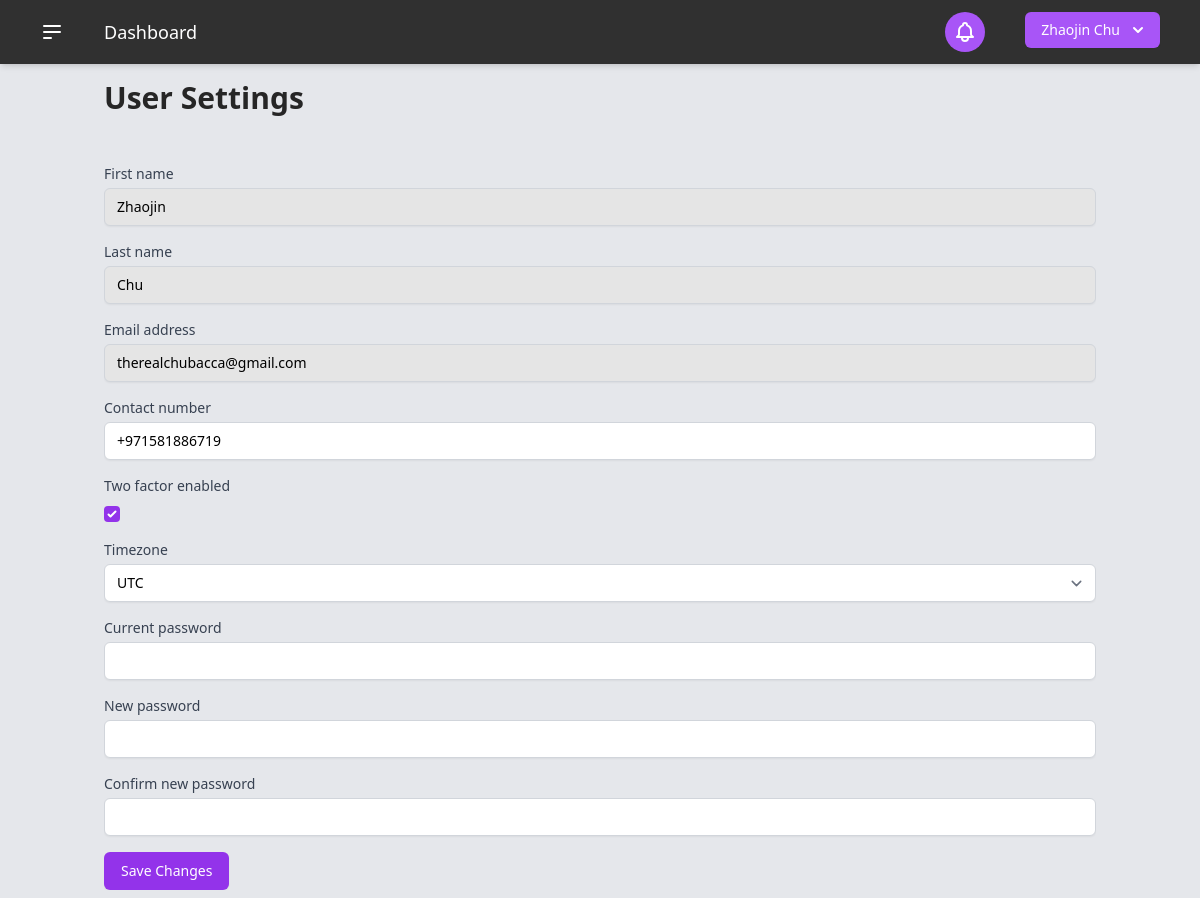
Page /settings (signed in) on the earlier database version.
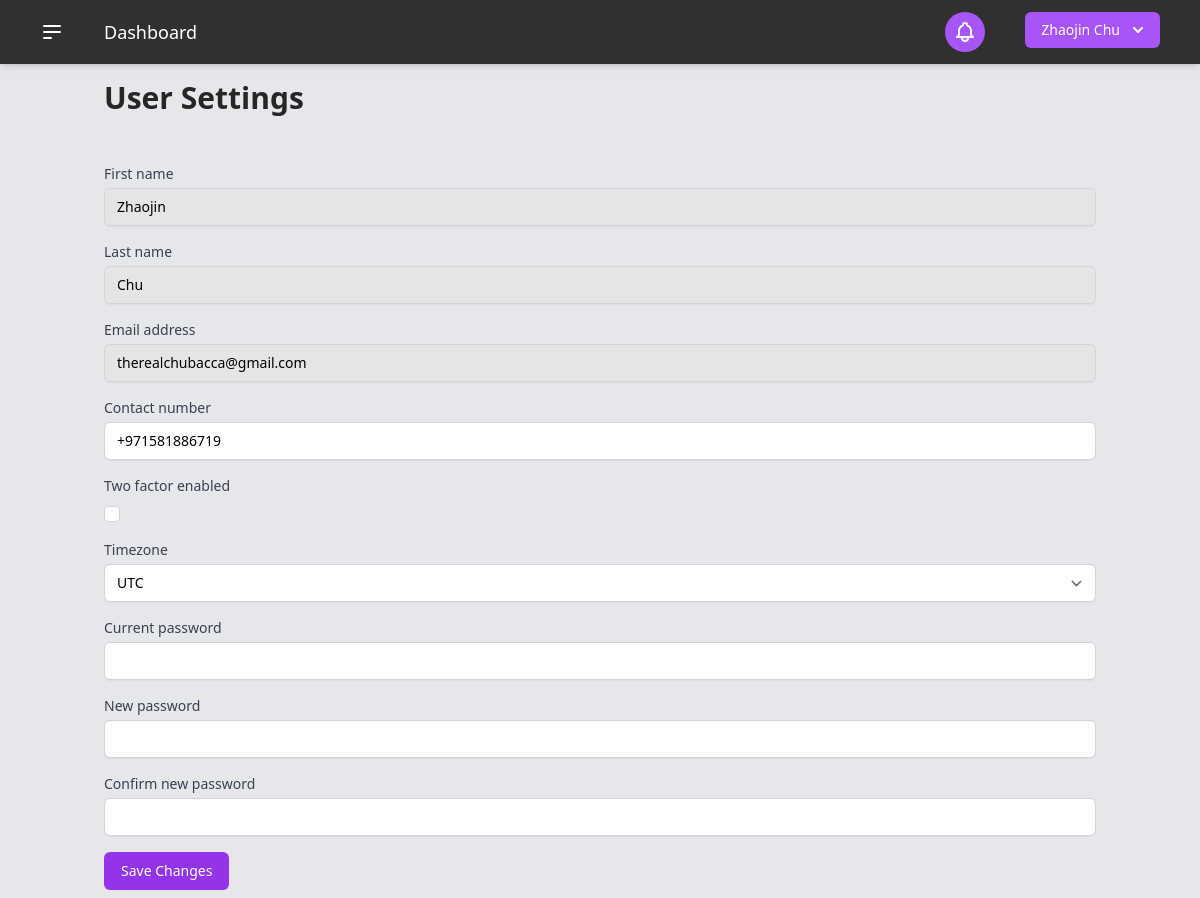
Same page on the later database version.
### users/models.py (models this page shows, shortened)
class User(AbstractBaseUser):
    USER_TYPE_CHOICES = (
        (1, "Student"),
        (2, "Teacher"),
    )
    user_type = models.PositiveSmallIntegerField(
        choices=USER_TYPE_CHOICES,
        default=1,
    )
    timezone = models.CharField(max_length=50, default="UTC")
    email = models.EmailField(
        "email address",
        max_length=255,
        unique=True,
        validators=[EmailValidator(message="Enter a valid email address.")],
    )
    first_name = models.CharField(
        "first name",
        max_length=150,
        validators=[
            RegexValidator(r"^[a-zA-Z\s]+$", "Enter a valid first name (letters only).")
        ],
    )
    last_name = models.CharField(
        "last name",
        max_length=150,
        validators=[
            RegexValidator(r"^[a-zA-Z\s]+$", "Enter a valid last name (letters only).")
        ],
    )
    password = models.CharField(
        "password",
        max_length=255,
        validators=[
            MinLengthValidator(8),
            RegexValidator(
                r"^(?=.*[a-z])(?=.*[A-Z])(?=.*\d)[A-Za-z\d]{8,}$",
                "Password must have at least 8 characters, including a number and a capital letter.",
            ),
        ],
    )
    contact_number = PhoneNumberField()
    date_of_birth = models.DateField("date of birth")
    two_factor_enabled = models.BooleanField(default=False)
    two_factor_code = models.CharField(max_length=6, blank=True, null=True)
    two_factor_code_expiry = models.DateTimeField(blank=True, null=True)
    password_reset_token = models.CharField(max_length=100, null=True, blank=True)
    password_reset_token_created_at = models.DateTimeField(null=True, blank=True)
    objects = UserManager()
    USERNAME_FIELD = "email"
    REQUIRED_FIELDS = ["__all__"]

### users/views.py (the view)
# urls.py: path("settings", settings, name="settings"),
@login_required
def settings(request):
    user = request.user
    if request.method == "POST":
        form = UserSettingsForm(request.POST, instance=user)
        if form.is_valid():
            current_password = form.cleaned_data.get("current_password")
            new_password = form.cleaned_data.get("new_password")
            confirm_new_password = form.cleaned_data.get("confirm_new_password")
            if new_password or current_password or confirm_new_password:
                if not (current_password and new_password and confirm_new_password):
                    messages.error(request, "All password fields must be filled to update your password.")
                    return render(request, "users/settings.html", {"form": form})
                if new_password != confirm_new_password:
                    messages.error(request, "New passwords do not match.")
                    return render(request, "users/settings.html", {"form": form})
            if new_password or confirm_new_password:
                if not current_password:
                    messages.error(request, "Current password is required to set a new password.")
                    return render(request, "users/settings.html", {"form": form})
                if user.check_password(current_password):
                    user.set_password(new_password)
                    update_session_auth_hash(request, user)
                    messages.success(request, "Your password has been updated.")
                    return render(request, "users/settings.html", {"form": form})
                else:
                    messages.error(request, "Current password is incorrect.")
                    return render(request, "users/settings.html", {"form": form})
            if form.has_changed():
                form.save()
                messages.success(request, "Your settings have been updated.")
            else:
                messages.error(request, "No changes detected.")
            return redirect("settings")
        else:
            return render(request, "users/settings.html", {"form": form})
    else:
        form = UserSettingsForm(instance=user)
    return render(request, "users/settings.html", {"form": form})

### templates/users/settings.html (shortened to what this page needs)
{% extends "_dashboard.html" %}
{% load widget_tweaks %}
{% block name %}User Settings{% endblock %}
{% block content %}
<div class="container mx-auto">
    <form method="post" class="space-y-4">
        {% for field in form %}
        <div>
            <label for="{{ field.id_for_label }}" class="block text-sm font-medium text-gray-700">
                {{ field.label }}
            </label>
            <div class="mt-1">
                {% if field.name == 'two_factor_enabled' %}
                    {{ field|add_class:"h-4 w-4 text-purple-600 focus:ring-purple-500 border-gray-300 rounded" }}
                {% else %}
                    {{ field|add_class:"shadow-sm focus:ring-purple-500 focus:border-purple-500 block w-full sm:text-sm border-gray-300 rounded-md" }}
                {% endif %}
            </div>
        </div>
        {% endfor %}
        <div>
            <button type="submit" class="inline-flex justify-center py-2 px-4 border border-transparent shadow-sm text-sm font-medium rounded-md text-white bg-purple-600 hover:bg-purple-700 focus:outline-none focus:ring-2 focus:ring-offset-2 focus:ring-purple-500">
                Save Changes
            </button>
        </div>
    </form>
</div>
{% endblock %}

### templates/_dashboard.html (shortened to what this page needs)
{% load static %} {% load static tailwind_tags %}
<!DOCTYPE html>
<html lang="en">
<head>
    {% tailwind_css %}
</head>
<body class="bg-neutral-200" x-data="sidebarData()" x-init="init()">
    <div>
        <header class="sticky top-0 z-50">
            <div class="flex fixed top-0 py-2 w-full items-center justify-between bg-neutral-800 bg-opacity-95 backdrop-blur shadow-md">
                <div class="flex flex-grow gap-x-10 px-10 text-lg text-white py-2.5">
                    {% if user.is_authenticated %}
                    <button @click="toggleSidebar()" class="text-white focus:outline-none">
                        <svg class="h-6 w-6" viewBox="0 0 24 24" fill="none" xmlns="http://www.w3.org/2000/svg">
                            <path d="M4 6H20M4 12H20M4 18H11" stroke="currentColor" stroke-width="2" stroke-linecap="round" stroke-linejoin="round"></path>
                        </svg>
                    </button>
                    <div class="flex">
                        <a href="{% url 'dashboard' %}" class="hover:text-purple-400">Dashboard</a>
                    </div>
                    {% endif %}
                </div>
                <div id="messages-container" class="fixed left-1/2 transform -translate-x-1/2 z-50 w-full max-w-md px-4">
                    <div class="w-full pt-2">
                    </div>
                </div>
                <div class="flex gap-x-6 px-6">
                    {% if user.is_authenticated %}
                    {% include "components/notification.html" %}
                    {% include "components/current_user.html" %}
                    {% endif %}
                </div>
            </div>
        </header>
        <main class="relative">
            <div class="flex h-screen bg-gray-200">
                <div class="flex-1 flex flex-col overflow-hidden" :class="{'ml-64': sidebarOpen, 'ml-0': !sidebarOpen}">
                    <div class="flex-1 flex flex-col overflow-hidden bg-gray-200 pt-20">
                        <div class="flex-1 flex flex-col overflow-hidden container mx-auto px-4">
                            <h3 class="text-neutral-800 text-3xl mb-8 font-bold">
                                {% block name %}{% endblock %}
                            </h3>
                            <div class="flex-1 overflow-y-auto mb-2">
                                {% block content %}{% endblock %}
                            </div>
                        </div>
                    </div>
                </div>
            </div>
        </main>
    </div>
</body>
</html>

### templates/components/notification.html (shortened to what this page needs)
{% load static %}
<div id="notificationComponent" class="relative inline-block text-left mr-4">
    <button id="notificationButton" class="inline-flex items-center justify-center w-10 h-10 rounded-full bg-purple-500 text-white focus:outline-none relative">
    </button>
</div>

### templates/components/current_user.html (shortened to what this page needs)
{% load static %}
<div x-data="{ open: false }" class="relative inline-block text-left mr-4">
    <div>
        <button
            @click="open = !open"
            type="button"
            class="inline-flex justify-center w-full rounded-md shadow-sm px-4 py-2 bg-purple-500 text-sm font-medium text-white hover:bg-purple-600 ring-purple-800"
            id="options-menu"
            aria-haspopup="true"
            x-bind:aria-expanded="open"
        >
            {{ user.first_name }} {{ user.last_name }}
            <svg
                class="-mr-1 ml-2 h-5 w-5"
                xmlns="http://www.w3.org/2000/svg"
                viewBox="0 0 20 20"
                fill="currentColor"
                aria-hidden="true"
            >
                <path
                    fill-rule="evenodd"
                    d="M5.293 7.293a1 1 0 011.414 0L10 10.586l3.293-3.293a1 1 0 111.414 1.414l-4 4a1 1 0 01-1.414 0l-4-4a1 1 0 010-1.414z"
                    clip-rule="evenodd"
                />
            </svg>
        </button>
    </div>
</div>

Differences in the rows shown:
changed User "Zhaojin": two_factor_enabled "☑" → "☐"
